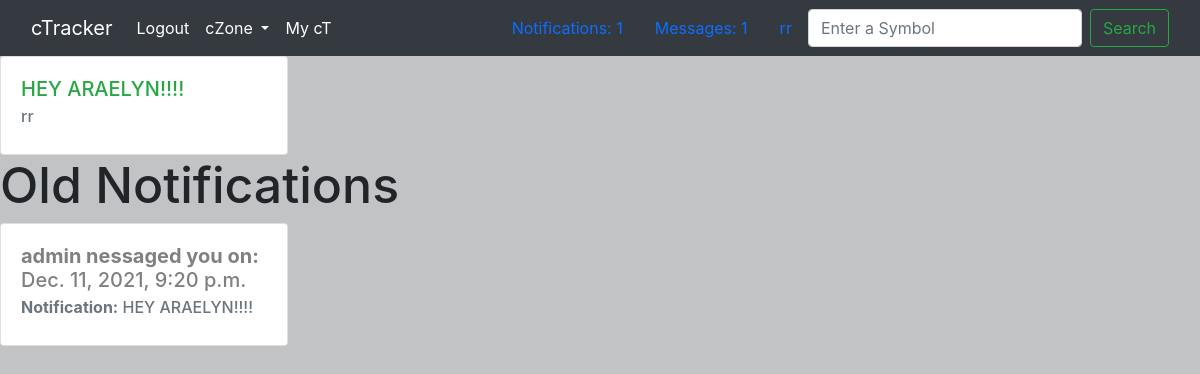
/my-notifications/2/, run on an earlier commit of the app's database.
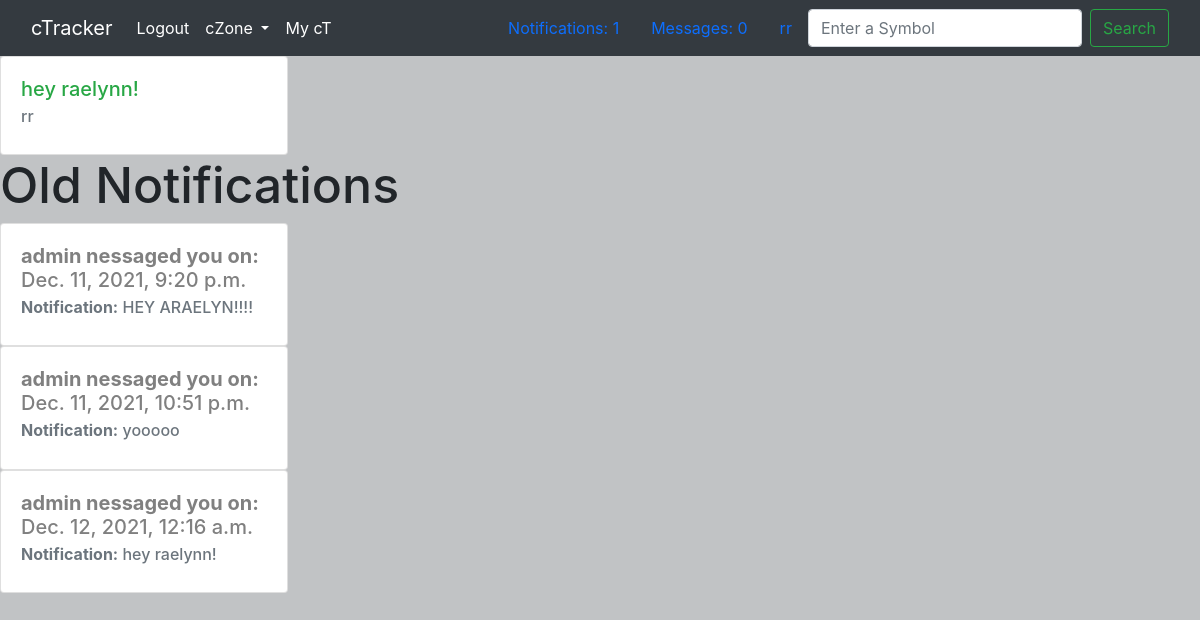
And on a later commit of the database.
### messaging/models.py (models this page shows, shortened)
class MessageNotification(models.Model):
    message = models.ForeignKey(
        Message, related_name="%(class)s_message", null=True, on_delete=models.CASCADE
    )
    member_notified = models.ForeignKey(
        Member,
        related_name="%(class)s_member_notified",
        null=True,
        on_delete=models.CASCADE,
    )
    is_new = models.BooleanField(default=True)
    time_notified = models.DateTimeField(default=timezone.now)
    def __str__(self):
        return self.message.body

class Message(models.Model):
    body = models.TextField(max_length=500)
    author = models.ForeignKey(
        Member, related_name="%(class)s_author", null=True, on_delete=models.CASCADE
    )
    recipient = models.ForeignKey(
        Member, related_name="%(class)s_recipient", null=True, on_delete=models.CASCADE
    )
    is_new = models.BooleanField(default=True)
    time_sent = models.DateTimeField(default=timezone.now)
    def __str__(self):
        return self.body

### member/models.py (models this page shows)
class Member(AbstractUser):
    def __str__(self):
        return self.username

### messaging/views.py (the view)
# urls.py: path("my-notifications/<int:id>/", messaging_views.member_notifications, name="my-notifications"),
def member_notifications(request, id):
    template = "notifications.html"
    signed_in_member = Member.objects.get(id=id)
    message_count = get_new_messages_count(signed_in_member)
    notification_count = get_notifications_count(signed_in_member)
    new_member_notifications = MessageNotification.objects.filter(
        Q(member_notified=signed_in_member) & Q(is_new=True)
    )
    old_member_notifications = MessageNotification.objects.filter(
        Q(member_notified=signed_in_member) & Q(is_new=False)
    )
    context = {
        "old_member_notifications": old_member_notifications,
        "new_member_notifications": new_member_notifications,
        "signed_in_member": signed_in_member,
        "message_count": message_count,
        "notification_count": notification_count,
    }
    for notification in new_member_notifications:
        notify_seen(notification)
    return render(request, template, context)

### messaging/views.py (called while the page is built)
def get_new_messages_count(logged_in_member):
    signed_in_member = logged_in_member
    member_messages = Message.objects.filter(
        Q(recipient=signed_in_member) & Q(is_new=True)
    )
    messages_count = len(member_messages)
    return messages_count

def get_notifications_count(logged_in_member):
    signed_in_member = logged_in_member
    new_member_notifications = MessageNotification.objects.filter(
        Q(member_notified=signed_in_member) & Q(is_new=True)
    )
    return len(new_member_notifications)

def notify_seen(notification):
    notification.is_new = False
    notification.save()

### templates/notifications.html (shortened to what this page needs)
{% extends 'base.html' %}
  {% block content %}
  <div>
    {% if new_member_notifications %}
    {% for noti in new_member_notifications %}
    <div class="card" style="width: 18rem;">
        <div class="card-body">
          <h5 class="card-title">{{noti.message}}</h5>
          <h6 class="card-subtitle mb-2 text-muted">{{noti.member_notified.username}}</h6>
        </div>
      </div>
    {% endfor %}
    {% else %}
    <h4>You have no new notifications</h4>
    {% endif %}
</div>
<div>
  <h1>Old Notifications</h1>
  {% for noti in old_member_notifications %}
  <div class="card" style="width: 18rem; ">
      <div class="card-body"">
        <h5 class="card-title" style="color: grey;"><b>{{ noti.message.author }} nessaged you on:</b> {{ noti.time_notified }}</h5>
        <h6 class="card-subtitle mb-2 text-muted"><b>Notification:</b> {{noti}}</h6>
      </div>
    </div>
  {% endfor %}
</div>
  {% endblock %}

### templates/base.html (shortened to what this page needs)
{% load static %}
<!DOCTYPE html>
<html lang="en">
  <head>
    <link
      href="https://cdn.jsdelivr.net/npm/bootstrap@5.1.0/dist/css/bootstrap.min.css"
      rel="stylesheet"
    />
    <link
      href="//maxcdn.bootstrapcdn.com/bootstrap/4.1.1/css/bootstrap.min.css"
      rel="stylesheet"
      id="bootstrap-css"
    />
     <link
      rel="stylesheet"
      type="text/css"
      href="{% static 'css/style.css' %}"
    />
  </head>
  <body>
    {% if signed_in_member.username %}
    <nav class="navbar navbar-expand-lg navbar-dark bg-dark">
      <div class="container-fluid">
        <a class="navbar-brand" href="/home/">cTracker</a>
        <div class="collapse navbar-collapse" id="navbarSupportedContent">
          <ul class="navbar-nav me-auto mb-2 mb-lg-0">
            <li class="nav-item">
                <a class="nav-link active" aria-current="page" href="/logout/">Logout</a>
              </li>
            <li class="nav-item dropdown">
              <a
                class="nav-link active dropdown-toggle"
                href="#"
                id="navbarDropdown"
                role="button"
                data-bs-toggle="dropdown"
                aria-expanded="false"
              >
                cZone
              </a>
            </li>
            <li class="nav-item">
                <a class="nav-link active" aria-current="page" href="/my-ct/">My cT</a>
              </li>
          </ul>
          <a class="nav-link active" aria-current="page" href="/my-notifications/{{signed_in_member.id}}/">Notifications: {{ notification_count }}</a>
          <a class="nav-link active" aria-current="page" href="/my-messages/{{signed_in_member.id}}/">Messages: {{ message_count }}</a>
          <a class="nav-link active" aria-current="page" href="/profile/{{signed_in_member.id}}/">{{signed_in_member.username}}</a>
          <form class="d-flex">
            <input
              class="form-control me-2"
              type="search"
              placeholder="Enter a Symbol"
              aria-label="Search"
            />
            <button class="btn btn-outline-success" type="submit">
              Search
            </button>
          </form>
        </div>
      </div>
    </nav>
      {% endif %}
    {% block content %} {% endblock %}
  </body>
</html>

What changed in the data, as far as the page shows it:
no longer on one of the page's lists (row edited): MessageNotification: message "HEY ARAELYN!!!!", member_notified.username "rr"
added MessageNotification: message "hey raelynn!", member_notified.username "rr", message.author "admin", time_notified "Dec. 12, 2021, 12:16 a.m.", message.body "hey raelynn!"
added MessageNotification: message.author "admin", time_notified "Dec. 11, 2021, 10:51 p.m.", message.body "yooooo", shown under "Old Notifications"
Also different on the page:
{{ message_count }}: "1" → "0"
